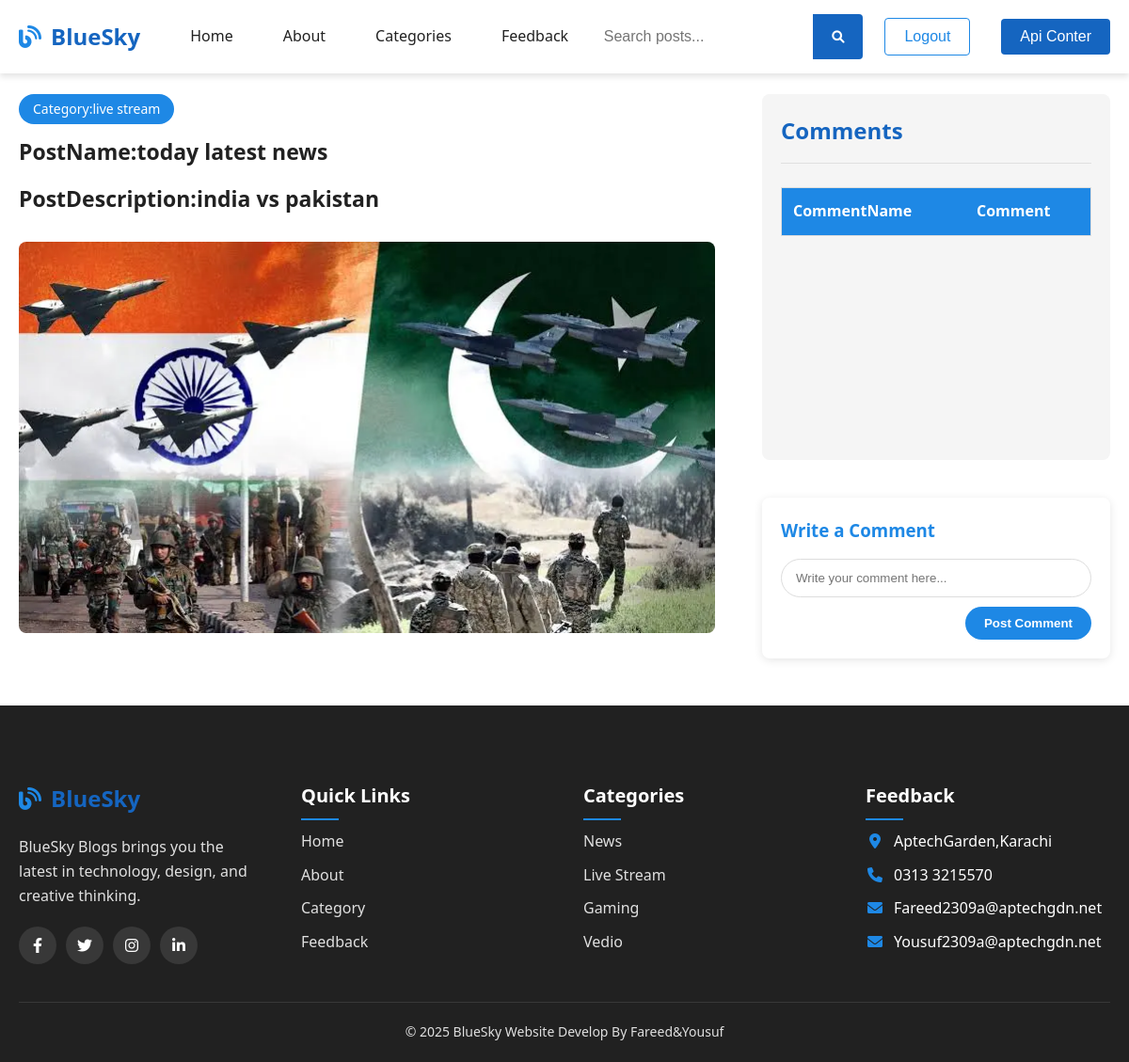
The page /BlogWebsite/website/postdetails.php?id=63 (signed in) on the database as committed earlier.
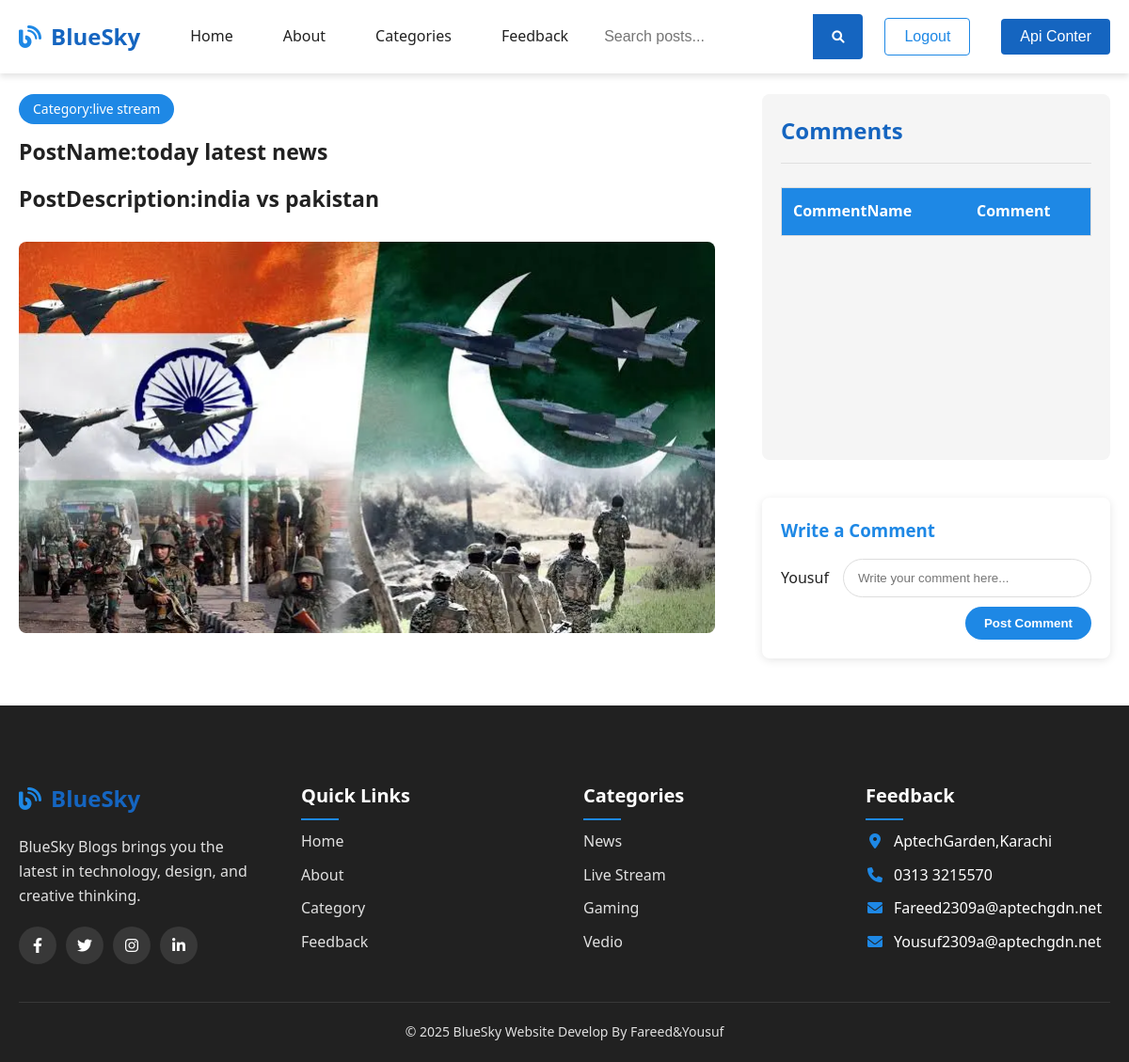
The same page on the database as committed later.
### tables this page shows
CREATE TABLE `menus` (
  `id` int(11) NOT NULL,
  `name` varchar(100) DEFAULT NULL
);

CREATE TABLE `post1` (
  `id` int(100) NOT NULL,
  `name` varchar(100) NOT NULL,
  `description` varchar(100) NOT NULL,
  `category` varchar(100) NOT NULL,
  `image` varchar(100) DEFAULT NULL
);

CREATE TABLE `users` (
  `id` int(11) NOT NULL,
  `name` varchar(191) DEFAULT NULL,
  `email` varchar(21) DEFAULT NULL,
  `password` varchar(16) DEFAULT NULL,
  `image` varchar(100) DEFAULT NULL,
  `role` varchar(10) DEFAULT NULL,
  `status` varchar(20) NOT NULL
);

### BlogWebsite/website/postdetails.php (the view, shortened to what this page needs)
<?php
include('../database.php');
require_once '../includes/header.php';
if (isset($_SESSION['id'])) {
    $uid = $_SESSION['id'];
}
$id = $_GET['id'];
?>
<!DOCTYPE html>
<html lang="en">
<head>
    <link rel="stylesheet" href="https://cdnjs.cloudflare.com/ajax/libs/font-awesome/6.0.0-beta3/css/all.min.css">
</head>
<body>
    <?php
    $sql = "SELECT * FROM `post1` WHERE id='$id'";
    $sql1 = "SELECT * FROM `users` WHERE id='$uid'";
    $query = mysqli_query($con, $sql);
    $query1 = mysqli_query($con, $sql1);
    if (mysqli_num_rows($query) > 0) {
        while ($row = mysqli_fetch_assoc($query)) {
            $row1 = mysqli_fetch_assoc($query1)
    ?>
            <main class="container" style="margin-top: 100px; margin-bottom: 50px;">
                <div class="post-comment-container">
                    <div class="post-content-area">
                        <div class="post-header">
                            <span class="post-category">Category:<?php echo $row['category']; ?></span>
                            <h3 class="post-title">PostName:<?php echo $row['name']; ?></h1>
                            <h3 class="post-title">PostDescription:<?php echo $row['description']; ?></h3>
                        </div>
                        <div class="post-featured-image">
                            <img src="../dashbaord/uploads-images/<?php echo $row['image']; ?>" alt="Post Image" class="featured-img">
                        </div>
                    </div>
                    <div class="comments-area">
                        <div class="comments-container">
                            <h2 class="comments-heading">Comments</h2>
                            <div class="table-responsive" style="margin-top: 20px;">
                                <table class="table" style="width: 100%; border-collapse: collapse; border: 1px solid #ddd;">
                                    <thead style="background-color: #1e88e5; color: white;">
                                        <tr>
                                            <th style="padding: 12px; text-align: left; border-bottom: 1px solid #ddd;">CommentName</th>
                                            <th style="padding: 12px; text-align: left; border-bottom: 1px solid #ddd;">Comment</th>
                                        </tr>
                                    </thead>
                                </table>
                            </div>
                        </div>
                        <?php if (isset($_SESSION['id'])): ?>
                            <div class="comment-form-container">
                                <h3 style="margin-bottom: 15px; color: #1e88e5;">Write a Comment</h3>
                                <div class="comment-input-container" style="display: flex; align-items: center; gap: 15px;">
                                    <?php if (!empty($row1['image'])): ?>
                                        <?php echo $row1['name']; ?>
                                    <?php endif; ?>
                                    <div style="flex: 1;">
                                        <input type="text" id="comment" placeholder="Write your comment here..." style="width: 100%; padding: 12px 15px; border: 1px solid #ddd; border-radius: 25px; outline: none;">
                                    </div>
                                </div>
                                <div style="text-align: right; margin-top: 10px;">
                                    <button id="submit" style="background: #1e88e5; color: white; border: none; padding: 10px 20px; border-radius: 25px; cursor: pointer; font-weight: bold;">Post Comment</button>
                                </div>
                            </div>
                        <?php else: ?>
                            <div style="text-align: center; padding: 20px; background: #f5f5f5; border-radius: 8px; margin-top: 20px;">
                                <p>Please <a href="../login.php" style="color: #1e88e5;">login</a> to post a comment</p>
                            </div>
                        <?php endif; ?>
                    </div>
                </div>
            </main>
    <?php }
    } ?>
    <?php
    require_once "../includes/footer.php";
    ?>
</body>
</html>

### BlogWebsite/includes/header.php (shortened to what this page needs)
<!DOCTYPE html>
<html lang="en">
<head>
    <link rel="stylesheet" href="https://cdnjs.cloudflare.com/ajax/libs/font-awesome/6.4.0/css/all.min.css">
    <link rel="stylesheet" href="websiteAssets/style.css">
</head>
<body>
    <header class="header">
        <div class="container">
            <nav class="navbar">
                <div class="logo">
                    <i class="fas fa-blog"></i>
                    <span>BlueSky</span>
                </div>
                <?php
                include('../database.php');
                $sql = "SELECT * FROM `menus`";
                $result = mysqli_query($con, $sql);
                if (mysqli_num_rows($result) > 0) {
                    while ($row = mysqli_fetch_assoc($result)) {
                ?>
                        <ul class="nav-links">
                            <?php if ($row['name'] == 'Home') {
                            ?>
                                <li><a href="home.php"><?php echo $row['name'];
                                                    } ?></a></li>
                                <?php if ($row['name'] == 'Categories') {
                                ?>
                                    <li><a href="category.php"><?php echo $row['name'];
                                                            } ?></a></li>
                                    <?php if ($row['name'] == 'About') {
                                    ?>
                                        <li><a href="about.php"><?php echo $row['name'];
                                                            } ?></a></li>
                                        <?php if ($row['name'] == 'Feedback') {
                                        ?>
                                            <li><a href="contact.php"><?php echo $row['name'];
                                                                    } ?></a></li>
                        </ul>
                <?php
                    }
                }
                ?>
                <form action="" method="post">
                    <div class="search-bar">
                        <input type="text" name="search_term" placeholder="Search posts...">
                        <button class="search-btn" type="submit" name="search_submit">
                            <i class="fas fa-search"></i>
                        </button>
                    </div>
                </form>
                <?php
                if (isset($_SESSION['status']) == 'Active') {
                   if($_SESSION['role']=='Admin'){
                     echo '<div class="auth-buttons">
                              <a href="../logout.php"><button class="btn login-btn">Logout</button></a>
                          </div>';
                           echo '<div class="auth-buttons">
                              <a href="../dashbaord/index.php"><button class="btn login-btn">Admin</button></a>
                          </div>';
                   }
                   else{
                        echo '<div class="auth-buttons">
                              <a href="../logout.php"><button class="btn login-btn">Logout</button></a>
                          </div>';
                        echo '<a href="apicenter.php"><button class="btn signup-btn" style="background-color: #1565c0;color: white;">Api Conter</button></a>
';
                   }
                } else {
                    echo '<div class="auth-buttons">
                              <a href="../login.php"><button class="btn login-btn">Login</button></a>
                              <a href="../register.php"><button class="btn signup-btn">Register</button></a>
                          </div>';
                }
                ?>
            </nav>
        </div>
    </header>

### BlogWebsite/includes/footer.php (shortened to what this page needs)
    <footer class="footer">
        <div class="container">
            <div class="footer-grid">
                <div class="footer-col">
                    <div class="logo">
                        <i class="fas fa-blog"></i>
                        <span>BlueSky</span>
                    </div>
                    <p>BlueSky Blogs brings you the latest in technology, design, and creative thinking.</p>
                    <div class="social-links">
                        <a href="#" style="text-decoration: none;"><i class="fab fa-facebook-f"></i></a>
                        <a href="#" style="text-decoration: none;"><i class="fab fa-twitter"></i></a>
                        <a href="#"style="text-decoration: none;"><i class="fab fa-instagram"></i></a>
                        <a href="#"style="text-decoration: none;"><i class="fab fa-linkedin-in"></i></a>
                    </div>
                </div>
                <div class="footer-col">
                    <h3>Quick Links</h3>
                    <ul>
                        <li><a href="home.php">Home</a></li>
                        <li><a href="about.php">About</a></li>
                        <li><a href="category.php">Category</a></li>
                        <li><a href="contact.php">Feedback</a></li>
                    </ul>
                </div>
                <div class="footer-col">
                    <h3>Categories</h3>
                    <ul>
                        <li><a href="#">News</a></li>
                        <li><a href="#">Live Stream</a></li>
                        <li><a href="#">Gaming</a></li>
                        <li><a href="#">Vedio</a></li>
                    </ul>
                </div>
                <div class="footer-col">
                    <h3>Feedback</h3>
                    <ul>
                        <li><i class="fas fa-map-marker-alt"></i>AptechGarden,Karachi</li>
                        <li><i class="fas fa-phone"></i>0313 3215570</li>
                        <li><i class="fas fa-envelope"></i>Fareed2309a@aptechgdn.net</li>
                        <li><i class="fas fa-envelope"></i>Yousuf2309a@aptechgdn.net</li>
                    </ul>
                </div>
            </div>
            <div class="footer-bottom">
                <p>&copy; 2025 BlueSky Website Develop By Fareed&Yousuf</p>
            </div>
        </div>
    </footer>
</body>
</html>

### BlogWebsite/websiteAssets/style.css (style rules this page uses)
:root { --primary-color: #1e88e5; --primary-dark: #1565c0; --primary-light: #42a5f5; --white: #ffffff; --light-gray: #f5f5f5; --medium-gray: #e0e0e0; --dark-gray: #757575; --black: #212121; --shadow: 0 4px 6px rgba(0, 0, 0, 0.1); --transition: all 0.3s ease; }
* { margin: 0; padding: 0; box-sizing: border-box; }
body { font-family: 'Segoe UI', Tahoma, Geneva, Verdana, sans-serif; line-height: 1.6; color: var(--black); background-color: var(--white); }
.container { width: 100%; max-width: 1200px; margin: 0 auto; padding: 0 20px; }
.btn { padding: 10px 20px; border: none; border-radius: 4px; font-size: 16px; cursor: pointer; transition: var(--transition); }
.header { background-color: var(--white); box-shadow: var(--shadow); position: fixed; width: 100%; top: 0; z-index: 1000; }
.navbar { display: flex; justify-content: space-between; align-items: center; padding: 15px 0; }
.logo { display: flex; align-items: center; font-size: 24px; font-weight: bold; color: var(--primary-dark); }
.logo i { margin-right: 10px; color: var(--primary-color); }
.nav-links { display: flex; list-style: none; }
.nav-links li { margin-left: 30px; }
.nav-links a { text-decoration: none; color: var(--black); font-weight: 500; transition: var(--transition); position: relative; }
.auth-buttons .login-btn { background: transparent; color: var(--primary-color); margin-right: 10px; border: 1px solid var(--primary-color); }
.search-bar { max-width: 600px; margin: 0 auto; display: flex; animation: fadeInUp 1s ease 0.4s both; }
.search-bar input { flex: 1; padding: 15px; border: none; border-radius: 4px 0 0 4px; font-size: 16px; }
.search-bar .search-btn { background: var(--primary-dark); color: var(--white); border: none; padding: 0 20px; border-radius: 0 4px 4px 0; cursor: pointer; }
.footer { background: var(--black); color: var(--white); padding: 80px 0 20px; }
.footer-grid { display: grid; grid-template-columns: repeat(auto-fit, minmax(200px, 1fr)); gap: 40px; margin-bottom: 40px; }
.footer-col h3 { font-size: 20px; margin-bottom: 20px; color: var(--white); position: relative; }
.footer-col h3:after { content: ''; position: absolute; bottom: -10px; left: 0; width: 40px; height: 2px; background-color: var(--primary-color); }
.footer-col p { margin: 20px 0; color: var(--medium-gray); }
.footer-col ul { list-style: none; }
.footer-col ul li { margin-bottom: 10px; }
.footer-col ul li a { color: var(--medium-gray); text-decoration: none; transition: var(--transition); }
.footer-col ul li i { margin-right: 10px; color: var(--primary-color); width: 20px; text-align: center; }
.social-links { display: flex; margin-top: 20px; }
.social-links a { display: flex; align-items: center; justify-content: center; width: 40px; height: 40px; border-radius: 50%; background: rgba(255, 255, 255, 0.1); color: var(--white); margin-right: 10px; transition: var(--transition); }
.footer-bottom { text-align: center; padding-top: 20px; border-top: 1px solid rgba(255, 255, 255, 0.1); color: var(--medium-gray); font-size: 14px; }

Rows that differ between the two databases and show on the page:
changed through a linked row, post1 "today latest news": users.name (not shown) → "Yousuf"
